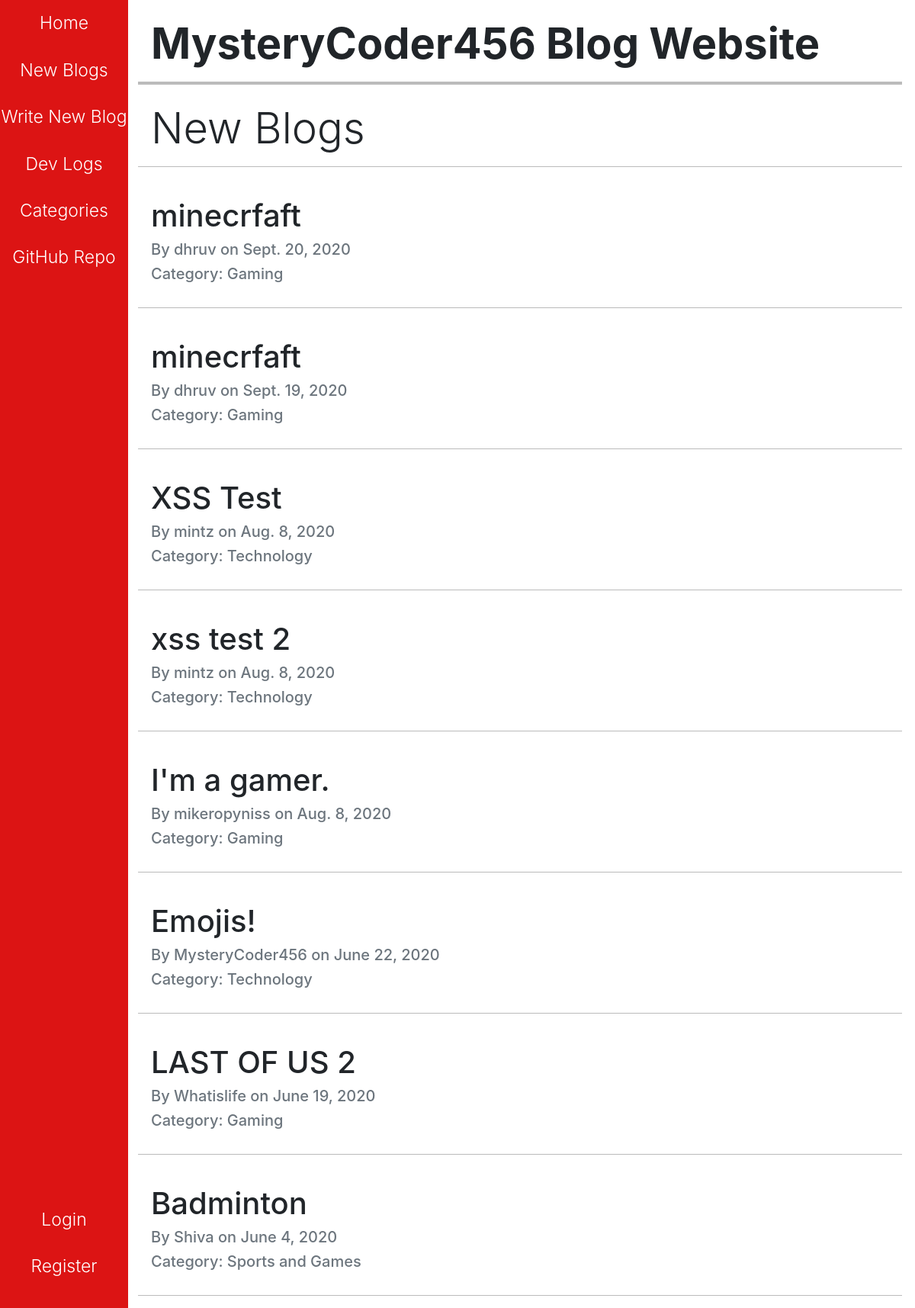
The page /blogs/ on the database as committed earlier.
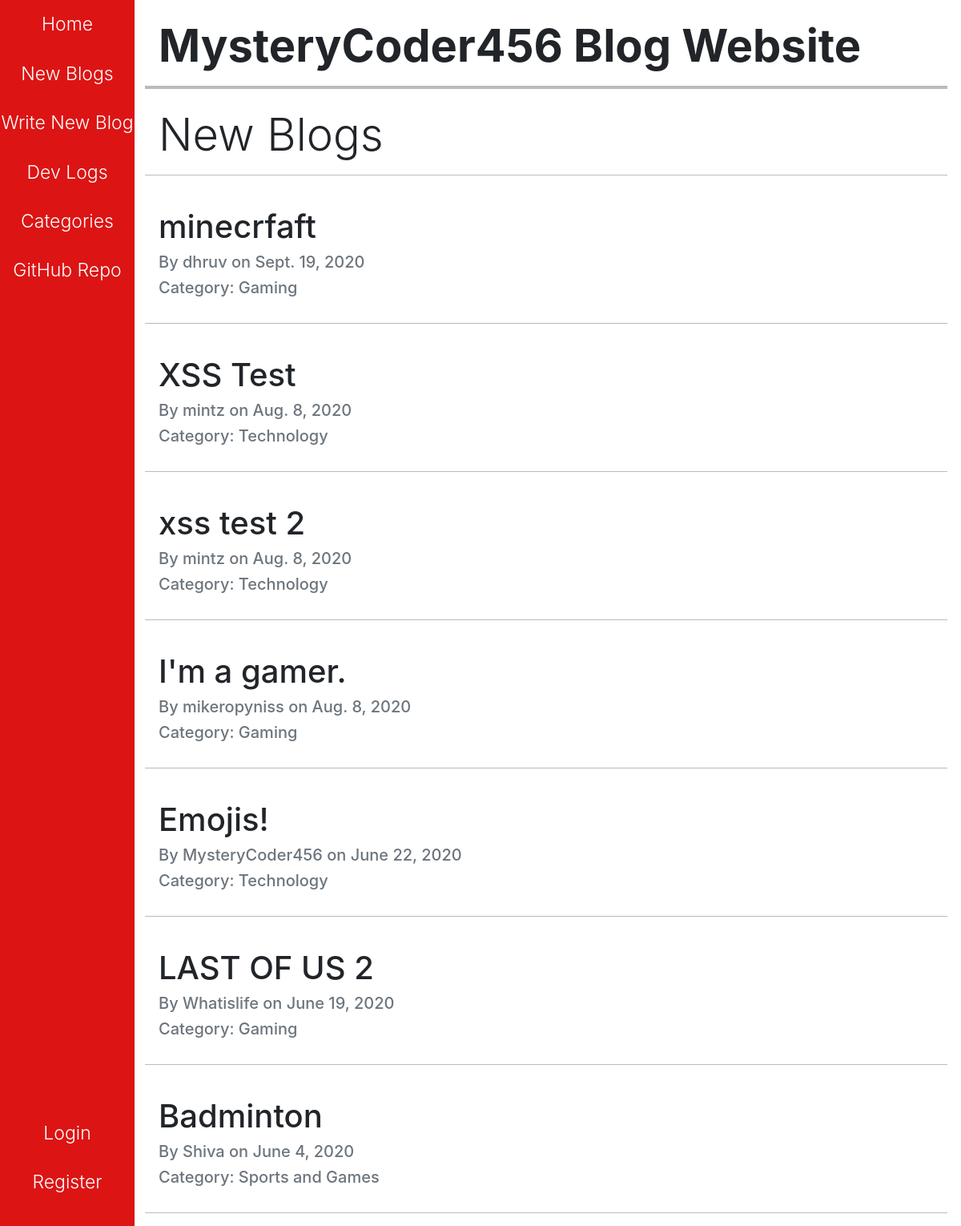
The same page on the database as committed later.
### blog/models.py (models this page shows, shortened)
class Blog(VoteModel, models.Model):
    blog_list = models.ForeignKey(BlogList, on_delete=models.CASCADE)
    title = models.CharField(max_length=100)
    author = models.CharField(max_length=150)
    creation_date = models.DateField()
    content = models.TextField(
        max_length=500,
        blank=True,
        validators=[MaxLengthValidator(500)]
    )

class BlogList(models.Model):
    name = models.CharField(max_length=50)

### blog/views.py (the view)
# urls.py: path("blogs/", views.blogs, name="new_blogs"),
def blogs(request):
    all_blogs = []
    for blog_list in BlogList.objects.all():
        if blog_list.name != "Dev Logs":
            all_blogs.extend(blog_list.blog_set.all())
    all_blogs.sort(key=lambda blog: blog.creation_date, reverse=True)
    return render(request, "blog/blogs.html", {"blog_set": all_blogs})

### blog/templates/blog/blogs.html (shortened to what this page needs)
{% extends 'blog/base.html' %}
{% block heading %}
    New Blogs
{% endblock %}
{% block main %}
    {% for blog in blog_set %}
        <hr style="height: 1px;">
        <br>
        <h1 class="blog-title"><a href="{% url 'blog_detail' blog.title %}">{{blog.title}}</a></h1>
        <div class="pb-2" style="line-height: 0.1rem;">
            <h5 class="text-muted">By {{blog.author}} on {{blog.creation_date}}</h5>
            <h5 class="text-muted">Category: {{blog.blog_list.name}}</h5>
        </div>
    {% endfor %}
    <hr style="height: 1px;">
{% endblock %}

Rows that differ between the two databases and show on the page:
removed Blog: title "minecrfaft", author "dhruv", creation_date "Sept. 20, 2020", blog_list.name "Gaming"
